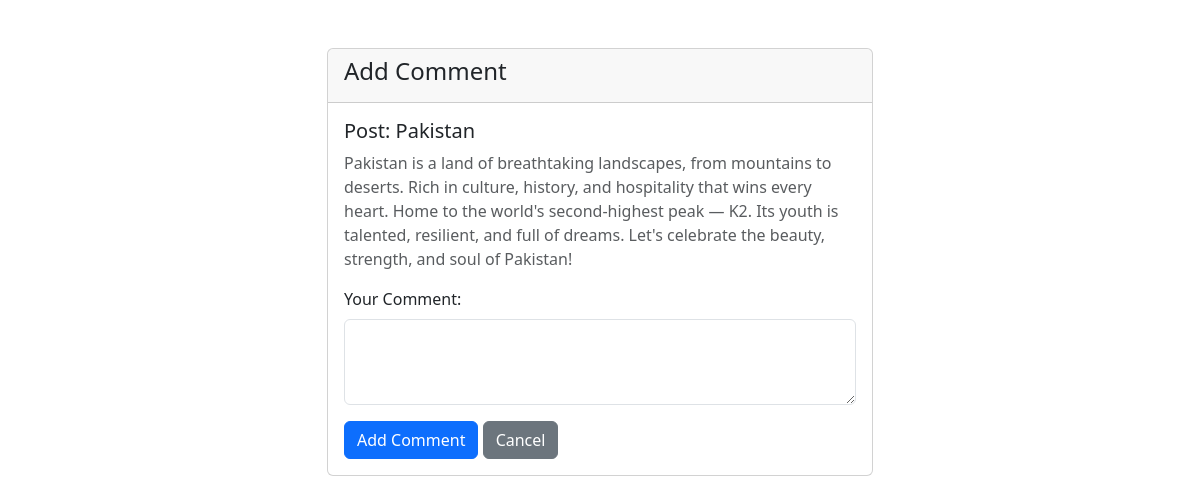
Screenshot of /comment/3/ (signed in) with the database file from the repository.
### core/models.py (models this page shows)
class Post(models.Model):
    user = models.ForeignKey(User, on_delete=models.CASCADE)
    title = models.CharField(max_length=200)
    content = models.TextField()
    created_at = models.DateTimeField(auto_now_add=True)

### core/views.py (the view)
# urls.py: path('comment/<int:post_id>/', views.comment_post, name='comment_post'),
@login_required
def comment_post(request, post_id):
    post = get_object_or_404(Post, id=post_id)
    if request.method == 'POST':
        content = request.POST.get('comment_content')
        if content:
            Comment.objects.create(user=request.user, post=post, content=content)
        return redirect('home')
    return render(request, 'comment_post.html', {'post': post})

### core/templates/comment_post.html (shortened to what this page needs)
<!DOCTYPE html>
<html lang="en">
<head>
    <link href="https://cdn.jsdelivr.net/npm/bootstrap@5.3.0/dist/css/bootstrap.min.css" rel="stylesheet">
</head>
<body>
    <div class="container mt-5">
        <div class="row justify-content-center">
            <div class="col-md-6">
                <div class="card">
                    <div class="card-header">
                        <h4>Add Comment</h4>
                    </div>
                    <div class="card-body">
                        <h5>Post: {{ post.title }}</h5>
                        <p class="text-muted">{{ post.content }}</p>
                        <form method="POST">
                            <div class="mb-3">
                                <label for="comment_content" class="form-label">Your Comment:</label>
                                <textarea name="comment_content" class="form-control" rows="3" required></textarea>
                            </div>
                            <button type="submit" class="btn btn-primary">Add Comment</button>
                            <a href="{% url 'home' %}" class="btn btn-secondary">Cancel</a>
                        </form>
                    </div>
                </div>
            </div>
        </div>
    </div>
</body>
</html>

### rows the page displays
Post: title "Pakistan", content "Pakistan is a land of breathtaking landscapes, from mountains to deserts. Rich in culture, history, and hospitality that wins every heart. Home to the world's second-highest peak — K2. Its youth is talented, resilient, and full of dreams. Let's celebrate the beauty, strength, and soul of Pakistan!"
